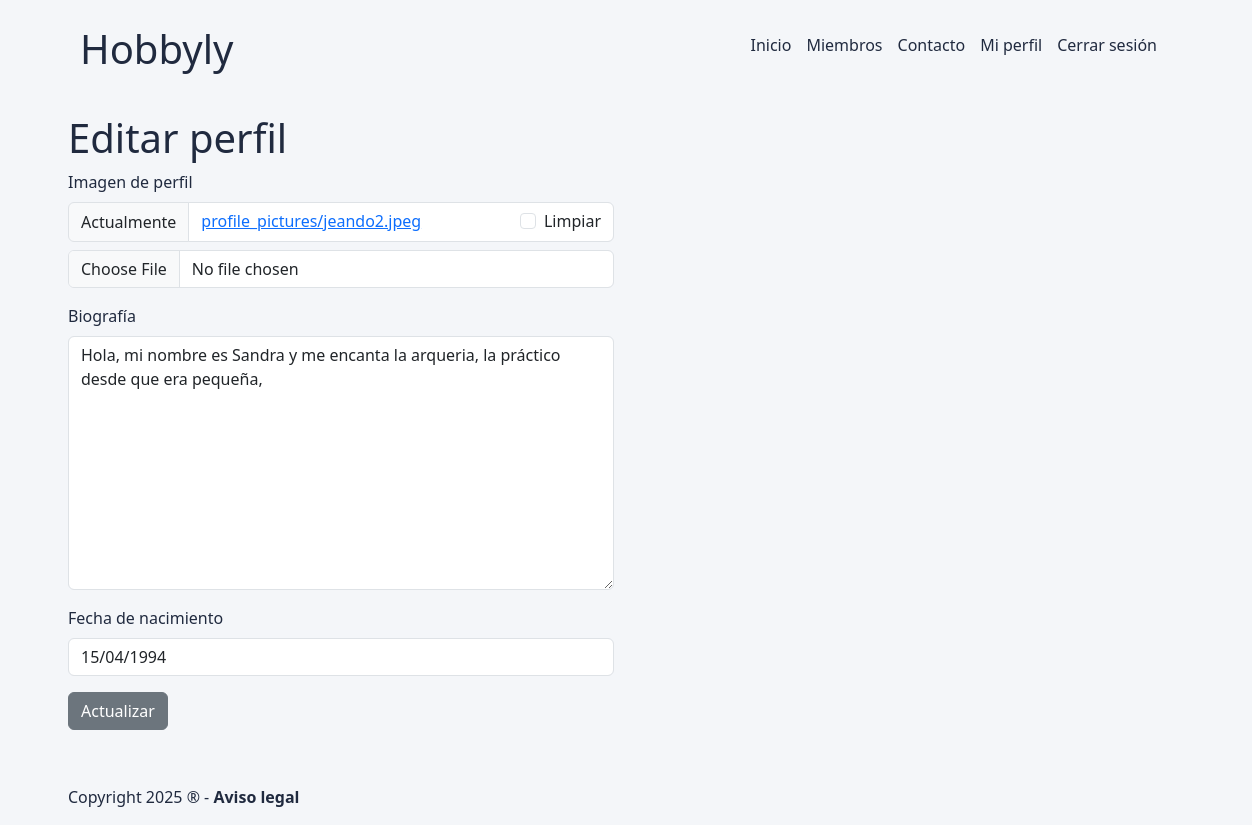
/perfil/actualizar/1/ (signed in), run on the app's committed database.
### profiles/models.py (models this page shows, shortened)
class UserProfile(models.Model):
    user = models.OneToOneField(User, on_delete=models.CASCADE, related_name='profile')
    profile_picture = models.ImageField(upload_to='profile_pictures/', blank=True, null=True, verbose_name='Imagen de perfil')
    bio = models.TextField(max_length=500, blank=True, verbose_name='Biografía')
    birth_date = models.DateField(null=True, blank=True, verbose_name='Fecha de nacimiento')
    followers = models.ManyToManyField('self',symmetrical=False, related_name='following', through='Follow')
    class Meta:
        verbose_name = 'Perfil'
        verbose_name_plural = 'Perfiles'

### profiles/views.py (the view, shortened to what this page needs)
# urls.py: path('perfil/actualizar/<pk>/', ProfileUpdateView.as_view(), name='profile_update'),
@method_decorator(login_required, name='dispatch')
class ProfileUpdateView(UpdateView):
    model = UserProfile
    template_name = "profiles/profile_update.html"
    context_object_name = 'profile'
    fields = ['profile_picture','bio','birth_date']
    def dispatch(self, request, *args, **kwargs):
        user_profile =  self.get_object()
        if user_profile.user != self.request.user:
            return HttpResponseRedirect(reverse("home"))
        return super().dispatch(request, *args, **kwargs)

### hobbyly/templates/profiles/profile_update.html (shortened to what this page needs)
{% extends 'core/layout.html' %}
{% load crispy_forms_tags %}
{% block page_content %}
    <h1>Editar perfil</h1>
    <form method="post" enctype="multipart/form-data">
        <div class="row">
            <div class="col-12 col-md-6">
                {{form.profile_picture | as_crispy_field}}
                {{form.bio | as_crispy_field}}
                {{form.birth_date | as_crispy_field}}
            </div>
        </div>
        <button class="btn btn-secondary">Actualizar</button>
    </form>
{% endblock %}

### static/css/main.css (style rules this page uses)
body { position: relative; padding-bottom: 3em; min-height: 100vh; background-color: #F4F6F9; color: #202a3f; max-width: 100%; }
button { border: none; padding-top: 6px; padding-bottom: 6px; padding-left: 15px; padding-right: 15px; background-color: #111827; color: #E9D5FF; border-radius: 4px; }

### data on the page
UserProfile: bio "Hola, mi nombre es Sandra y me encanta la arqueria, la práctico desde que era pequeña,", birth_date "15/04/1994"
